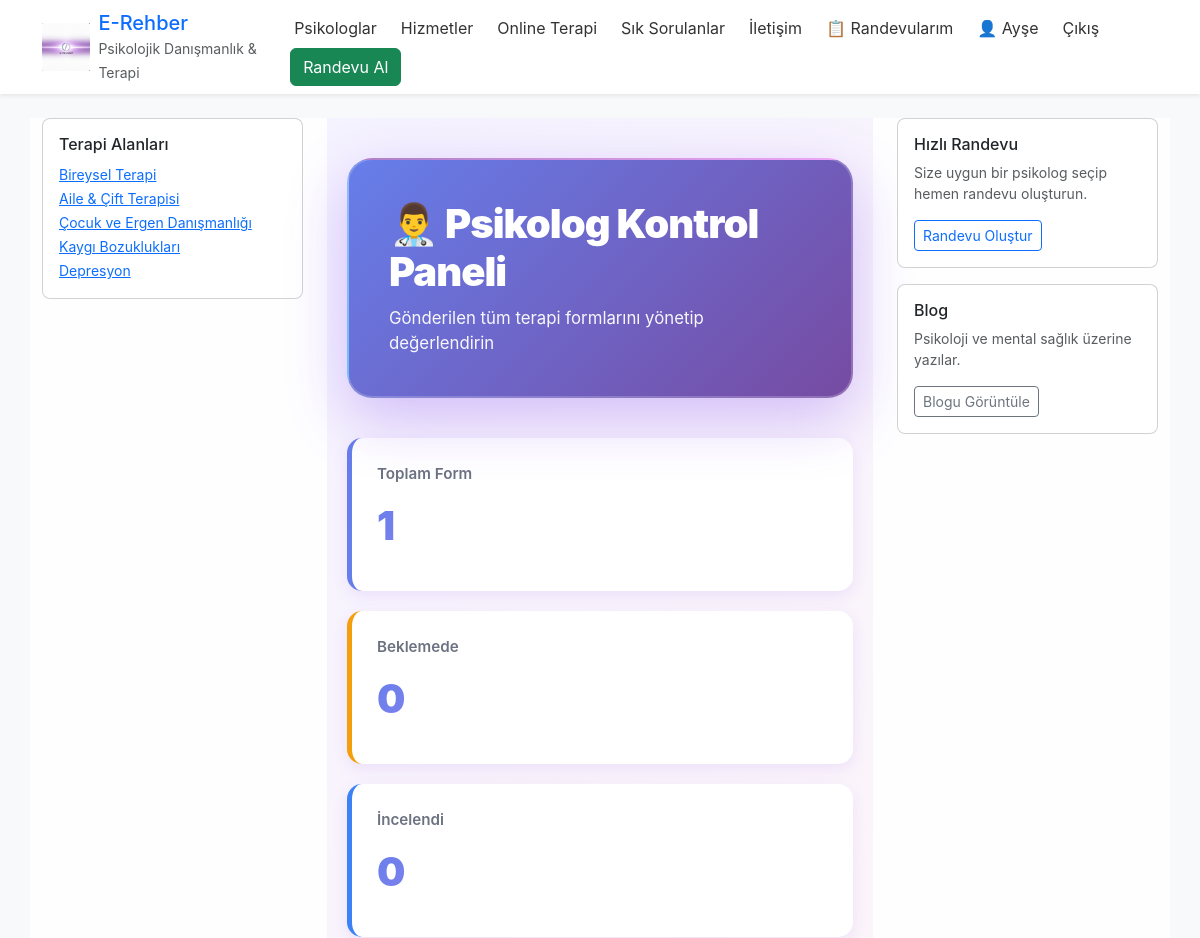
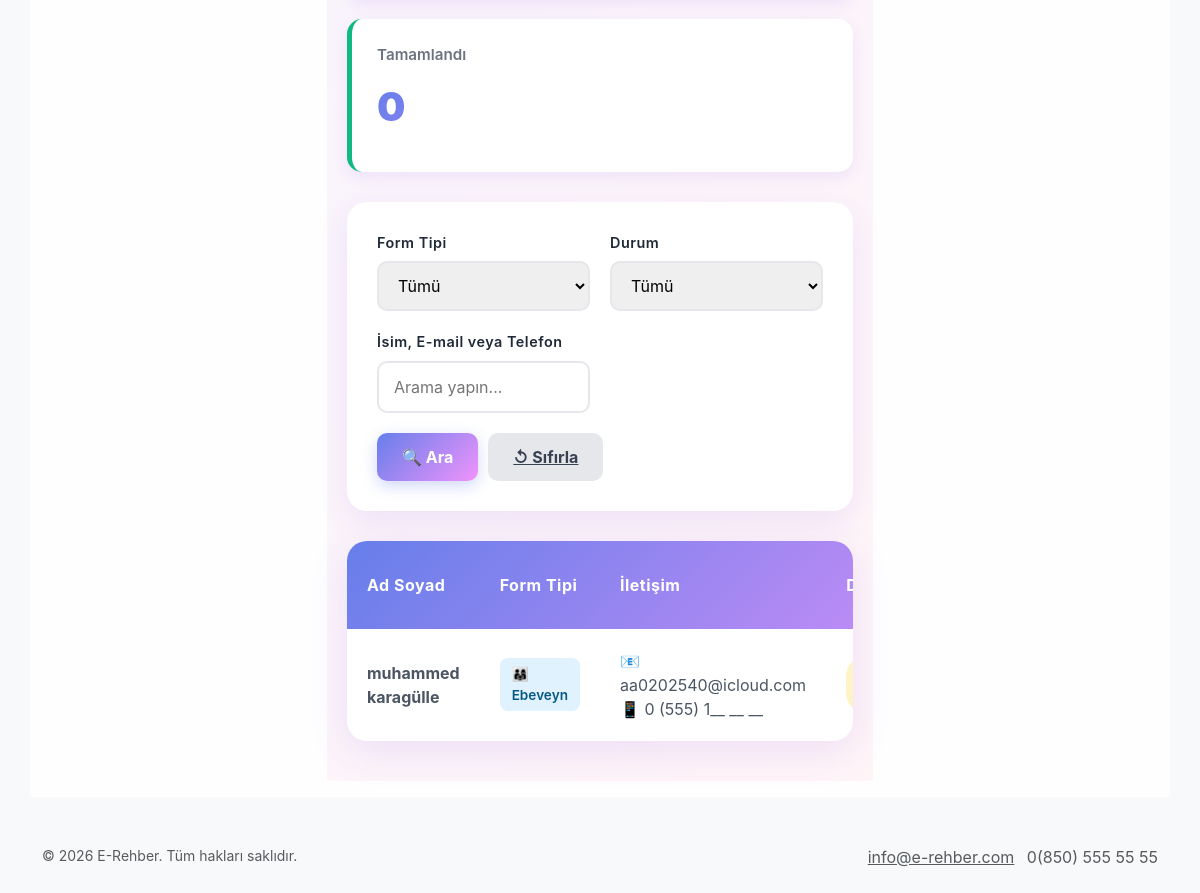
Page /online-terapi/psychologist-dashboard/ (signed in) on the committed database (2 pictures, top to bottom).
### onlineTerapi/models.py (models this page shows, shortened)
class TherapyForm(models.Model):
    FORM_TYPE_CHOICES = [
        ('child', 'Çocuk'),
        ('parent', 'Ebeveyn'),
    ]
    form_type = models.CharField(max_length=10, choices=FORM_TYPE_CHOICES)
    name = models.CharField(max_length=100, verbose_name="Ad Soyad")
    age = models.IntegerField(verbose_name="Yaş")
    email = models.EmailField(verbose_name="E-mail")
    phone = models.CharField(max_length=20, verbose_name="Telefon")
    question1 = models.IntegerField(choices=[(i, str(i)) for i in range(1, 6)], default=1, verbose_name="Soru 1")
    question2 = models.IntegerField(choices=[(i, str(i)) for i in range(1, 6)], default=1, verbose_name="Soru 2")
    question3 = models.IntegerField(choices=[(i, str(i)) for i in range(1, 6)], default=1, verbose_name="Soru 3")
    question4 = models.IntegerField(choices=[(i, str(i)) for i in range(1, 6)], default=1, verbose_name="Soru 4")
    question5 = models.IntegerField(choices=[(i, str(i)) for i in range(1, 6)], default=1, verbose_name="Soru 5")
    question6 = models.IntegerField(choices=[(i, str(i)) for i in range(1, 6)], default=1, verbose_name="Soru 6")
    question7 = models.IntegerField(choices=[(i, str(i)) for i in range(1, 6)], default=1, verbose_name="Soru 7")
    question8 = models.IntegerField(choices=[(i, str(i)) for i in range(1, 6)], default=1, verbose_name="Soru 8")
    question9 = models.IntegerField(choices=[(i, str(i)) for i in range(1, 6)], default=1, verbose_name="Soru 9")
    question10 = models.IntegerField(choices=[(i, str(i)) for i in range(1, 6)], default=1, verbose_name="Soru 10")
    question11 = models.IntegerField(choices=[(i, str(i)) for i in range(1, 6)], default=1, verbose_name="Soru 11")
    question12 = models.IntegerField(choices=[(i, str(i)) for i in range(1, 6)], default=1, verbose_name="Soru 12")
    question13 = models.IntegerField(choices=[(i, str(i)) for i in range(1, 6)], default=1, verbose_name="Soru 13")
    question14 = models.IntegerField(choices=[(i, str(i)) for i in range(1, 6)], default=1, verbose_name="Soru 14")
    question15 = models.IntegerField(choices=[(i, str(i)) for i in range(1, 6)], default=1, verbose_name="Soru 15")
    notes = models.TextField(blank=True, verbose_name="Ek Notlar")
    created_at = models.DateTimeField(auto_now_add=True)
    status = models.CharField(max_length=20, choices=[('pending', 'Beklemede'), ('reviewed', 'İncelendi'), ('completed', 'Tamamlandı')], default='pending')
    class Meta:
        verbose_name = "Terapi Formu"
        verbose_name_plural = "Terapi Formları"
        ordering = ['-created_at']

### onlineTerapi/views.py (the view)
# urls.py: path('psychologist-dashboard/', views.psychologist_dashboard, name='psychologist_dashboard'),
@login_required
def psychologist_dashboard(request):
    form_type_filter = request.GET.get('form_type', '')
    status_filter = request.GET.get('status', '')
    search_query = request.GET.get('search', '')
    forms = TherapyForm.objects.all()
    if form_type_filter:
        forms = forms.filter(form_type=form_type_filter)
    if status_filter:
        forms = forms.filter(status=status_filter)
    if search_query:
        forms = forms.filter(Q(name__icontains=search_query) | Q(email__icontains=search_query) | Q(phone__icontains=search_query))
    context = {
        'forms': forms,
        'form_type_filter': form_type_filter,
        'status_filter': status_filter,
        'search_query': search_query,
    }
    return render(request, 'online_therapy/psychologist_dashboard.html', context)

### onlineTerapi/templates/online_therapy/psychologist_dashboard.html (shortened to what this page needs)
{% extends "Base.html" %}
{% block content %}
<div class="dashboard-container">
    <div class="dashboard-header">
        <h1>👨‍⚕️ Psikolog Kontrol Paneli</h1>
        <p>Gönderilen tüm terapi formlarını yönetip değerlendirin</p>
    </div>
    {% with total=forms.count pending=forms|dictsort:"status"|slice:"0:1" reviewed=forms.filter|dictsort:"status"|slice:"1:2" completed=forms.filter|dictsort:"status"|slice:"2:3" %}
    <div class="stats-grid">
        <div class="stat-card total">
            <div class="stat-label">Toplam Form</div>
            <div class="stat-number">{{ total }}</div>
        </div>
        <div class="stat-card pending">
            <div class="stat-label">Beklemede</div>
            <div class="stat-number">{{ forms|dictsort:"status=pending"|length }}</div>
        </div>
        <div class="stat-card reviewed">
            <div class="stat-label">İncelendi</div>
            <div class="stat-number">{{ forms|dictsort:"status=reviewed"|length }}</div>
        </div>
        <div class="stat-card completed">
            <div class="stat-label">Tamamlandı</div>
            <div class="stat-number">{{ forms|dictsort:"status=completed"|length }}</div>
        </div>
    </div>
    {% endwith %}
    <div class="filters-section">
        <form method="get" class="filters-form">
            <div class="filters-row">
                <div class="filter-group">
                    <label for="form_type">Form Tipi</label>
                    <select name="form_type" id="form_type">
                        <option value="">Tümü</option>
                    </select>
                </div>
                <div class="filter-group">
                    <label for="status">Durum</label>
                    <select name="status" id="status">
                        <option value="">Tümü</option>
                    </select>
                </div>
                <div class="filter-group">
                    <label for="search">İsim, E-mail veya Telefon</label>
                    <input type="text" name="search" id="search" placeholder="Arama yapın..." value="{{ search_query }}">
                </div>
            </div>
            <div class="filter-buttons">
                <button type="submit" class="btn-search">🔍 Ara</button>
                <a href="{% url 'online_therapy:psychologist_dashboard' %}" class="btn-reset">↺ Sıfırla</a>
            </div>
        </form>
    </div>
    {% if forms %}
    <div class="forms-table">
        <div class="table-wrapper">
            <table>
                <thead>
                    <tr>
                        <th>Ad Soyad</th>
                        <th>Form Tipi</th>
                        <th>İletişim</th>
                        <th>Durum</th>
                    </tr>
                </thead>
                <tbody>
                    {% for form in forms %}
                    <tr>
                        <td><strong>{{ form.name }}</strong></td>
                        <td>
                            <span class="form-type-badge form-type-{% if form.form_type == 'child' %}child{% else %}parent{% endif %}">
                                {% if form.form_type == 'child' %}👧 Çocuk{% else %}👨‍👩‍👧 Ebeveyn{% endif %}
                            </span>
                        </td>
                        <td>
                            <div>📧 {{ form.email }}</div>
                            <div>📱 {{ form.phone }}</div>
                        </td>
                        <td>
                            <span class="status-badge status-{{ form.status }}">
                            </span>
                        </td>
                    </tr>
                    {% endfor %}
                </tbody>
            </table>
        </div>
    </div>
    {% else %}
    <div class="empty-state">
        <div class="empty-state-icon">📋</div>
        <h3>Form Bulunamadı</h3>
        <p>Belirtilen kriterlere uygun form bulunamadı.</p>
    </div>
    {% endif %}
</div>
{% endblock %}

### Psyora/templates/Base.html (shortened to what this page needs)
<!doctype html>
<html lang="tr">
<head>
	{% load static %}
	<link href="https://cdn.jsdelivr.net/npm/bootstrap@5.3.3/dist/css/bootstrap.min.css" rel="stylesheet">
	<link href="{% static 'css/base.css' %}" rel="stylesheet">
</head>
<body class="{% block body_class %}{% endblock %} d-flex flex-column min-vh-100">
	<header class="bg-white shadow-sm">
		<div class="container d-flex align-items-center justify-content-between py-2">
			<a class="d-flex align-items-center text-decoration-none" href="/">
				<img src="{% static 'images/WhatsApp Görsel 2025-11-28 saat 21.29.51_526577d2.jpg' %}" alt="Logo" class="site-logo me-2">
				<div>
					<span class="h5 mb-0">E-Rehber</span><br>
					<small class="text-muted">Psikolojik Danışmanlık & Terapi</small>
				</div>
			</a>
			<nav>
				{% block navbar %}
				<ul class="nav">
					<li class="nav-item"><a class="nav-link" href="{% url 'psikologlar' %}">Psikologlar</a></li>
					<li class="nav-item"><a class="nav-link" href="{% url 'hizmetler' %}">Hizmetler</a></li>
					<li class="nav-item"><a class="nav-link" href="{% url 'online_therapy:form' %}">Online Terapi</a></li>
					<li class="nav-item"><a class="nav-link" href="{% url 'sss' %}">Sık Sorulanlar</a></li>
					<li class="nav-item"><a class="nav-link" href="{% url 'iletisim' %}">İletişim</a></li>
					{% if user.is_authenticated %}
						{% if user.is_authenticated and user.psychologist_profile %}
							<li class="nav-item"><a class="nav-link" href="{% url 'psikolog_panel' %}">📋 Randevularım</a></li>
						{% endif %}
						<li class="nav-item">
							<a class="nav-link" href="{% url 'profil' %}">👤 {{ user.first_name|default:user.username }}</a>
						</li>
						<li class="nav-item"><a class="nav-link" href="{% url 'logout' %}">Çıkış</a></li>
					{% else %}
						<li class="nav-item"><a class="nav-link" href="{% url 'login' %}">Giriş Yap</a></li>
						<li class="nav-item"><a class="nav-link" href="{% url 'kayit_ol' %}">Kayıt Ol</a></li>
					{% endif %}
					<li class="nav-item"><a class="btn btn-success ms-2" href="{% url 'randevu_al' %}">Randevu Al</a></li>
				</ul>
				{% endblock %}
			</nav>
		</div>
	</header>
	<main class="container my-4 flex-grow-1">
		<div class="row">
			<aside class="col-12 col-md-3 mb-3">
				{% block left_column %}
				<div class="card">
					<div class="card-body">
						<h6 class="card-title">Terapi Alanları</h6>
						<ul class="list-unstyled mb-0">
							<li><a href="{% url 'hizmetler' %}" class="small">Bireysel Terapi</a></li>
							<li><a href="{% url 'hizmetler' %}" class="small">Aile & Çift Terapisi</a></li>
							<li><a href="{% url 'hizmetler' %}" class="small">Çocuk ve Ergen Danışmanlığı</a></li>
							<li><a href="{% url 'hizmetler' %}" class="small">Kaygı Bozuklukları</a></li>
							<li><a href="{% url 'hizmetler' %}" class="small">Depresyon</a></li>
						</ul>
					</div>
				</div>
				{% endblock %}
			</aside>
			<section class="col-12 col-md-6 mb-3">
				{% block content %}{% endblock %}
			</section>
			<aside class="col-12 col-md-3 mb-3">
				{% block right_column %}
				<div class="card">
					<div class="card-body">
						<h6 class="card-title">Hızlı Randevu</h6>
						<p class="small text-muted">Size uygun bir psikolog seçip hemen randevu oluşturun.</p>
						<a class="btn btn-outline-primary btn-sm" href="{% url 'randevu_al' %}">Randevu Oluştur</a>
					</div>
				</div>
				<div class="card mt-3">
					<div class="card-body">
						<h6 class="card-title">Blog</h6>
						<p class="small text-muted">Psikoloji ve mental sağlık üzerine yazılar.</p>
						<a class="btn btn-outline-secondary btn-sm" href="{% url 'blog' %}">Blogu Görüntüle</a>
					</div>
				</div>
				{% endblock %}
			</aside>
		</div>
	</main>
	<footer class="bg-light py-4 mt-auto">
		<div class="container d-flex justify-content-between">
			{% block footer %}
			<small class="text-muted">© {% now "Y" %} E-Rehber. Tüm hakları saklıdır.</small>
			<div>
				<a href="{% url 'iletisim' %}" class="me-2 text-muted">info@e-rehber.com</a>
				<span class="text-muted">0(850) 555 55 55</span>
			</div>
			{% endblock %}
		</div>
	</footer>
</body>
</html>

### Psyora/static/css/Base.css (style rules this page uses)
body { background-color: #f8f9fa; color: #222; font-family: Inter, system-ui, -apple-system, "Segoe UI", Roboto, "Helvetica Neue", Arial; position: relative; }
main.container, .card { background-color: rgba(255,255,255,0.92); }
.site-logo { height: 48px; width: auto; }
header .nav .nav-link { color: #333; padding: .5rem 0.75rem; }
header .btn-success { background-color: #198754; border-color: #198754; }
.card { border-radius: 8px; }

### onlineTerapi/templates/online_therapy/psychologist_dashboard.html (style rules this page uses)
.dashboard-container { background: linear-gradient(135deg, #f5f3ff 0%, #fff5f7 100%); min-height: 100vh; padding: 40px 20px; }
.dashboard-header { background: linear-gradient(135deg, #667eea 0%, #764ba2 25%, #f093fb 50%, #4facfe 75%, #00f2fe 100%); background-size: 400% 400%; animation: gradientShift 15s ease infinite; color: white; padding: 40px; border-radius: 25px; margin-bottom: 40px; box-shadow: 0 20px 60px rgba(124, 58, 237, 0.3); backdrop-filter: blur(10px); border: 2px solid rgba(255, 255, 255, 0.2); }
.dashboard-header h1 { font-size: 2.5rem; margin: 0; font-weight: 900; letter-spacing: -1px; }
.dashboard-header p { margin: 10px 0 0 0; opacity: 0.95; font-size: 1.05rem; }
.filters-section { background: white; padding: 30px; border-radius: 20px; margin-bottom: 30px; box-shadow: 0 10px 30px rgba(124, 58, 237, 0.1); }
.filters-row { display: grid; grid-template-columns: repeat(auto-fit, minmax(200px, 1fr)); gap: 20px; margin-bottom: 20px; }
.filter-group { display: flex; flex-direction: column; }
.filter-group label { font-weight: 600; color: #1f2937; margin-bottom: 8px; font-size: 0.9rem; letter-spacing: 0.5px; }
.filter-group select, .filter-group input { padding: 12px 15px; border: 2px solid #e5e7eb; border-radius: 10px; font-size: 1rem; transition: all 0.3s ease; font-family: inherit; }
.filter-buttons { display: flex; gap: 10px; }
.btn-search { background: linear-gradient(135deg, #667eea, #f093fb); color: white; padding: 12px 25px; border: none; border-radius: 10px; font-weight: 700; cursor: pointer; transition: all 0.3s ease; box-shadow: 0 5px 15px rgba(102, 126, 234, 0.3); }
.btn-reset { background: #e5e7eb; color: #374151; padding: 12px 25px; border: none; border-radius: 10px; font-weight: 700; cursor: pointer; transition: all 0.3s ease; }
.forms-table { background: white; border-radius: 20px; overflow: hidden; box-shadow: 0 10px 40px rgba(124, 58, 237, 0.12); }
.table-wrapper { overflow-x: auto; }
table { width: 100%; border-collapse: collapse; }
thead { background: linear-gradient(135deg, #667eea 0%, #f093fb 100%); color: white; font-weight: 700; }
th { padding: 20px; text-align: left; letter-spacing: 0.5px; }
tbody tr { border-bottom: 1px solid #f0f0f0; transition: all 0.3s ease; }
tbody tr:last-child { border-bottom: none; }
td { padding: 20px; color: #4b5563; }
.status-badge { display: inline-block; padding: 8px 16px; border-radius: 20px; font-weight: 600; font-size: 0.85rem; letter-spacing: 0.5px; }
.status-pending { background: #fef3c7; color: #b45309; }
.form-type-badge { display: inline-block; padding: 6px 12px; border-radius: 8px; font-weight: 600; font-size: 0.85rem; }
.form-type-parent { background: #e0f2fe; color: #075985; }
.stats-grid { display: grid; grid-template-columns: repeat(auto-fit, minmax(250px, 1fr)); gap: 20px; margin-bottom: 30px; }
.stat-card { background: white; padding: 25px; border-radius: 15px; box-shadow: 0 5px 15px rgba(124, 58, 237, 0.1); border-left: 5px solid; transition: all 0.3s ease; }
.stat-card.pending { border-left-color: #f59e0b; }
.stat-card.reviewed { border-left-color: #3b82f6; }
.stat-card.completed { border-left-color: #10b981; }
.stat-card.total { border-left-color: #667eea; }
.stat-number { font-size: 2.5rem; font-weight: 900; background: linear-gradient(135deg, #667eea, #f093fb); -webkit-background-clip: text; -webkit-text-fill-color: transparent; background-clip: text; margin: 10px 0; }
.stat-label { color: #6b7280; font-weight: 600; font-size: 0.95rem; }

### rows in the picture
TherapyForm: name "muhammed karagülle", form_type "👨‍👩‍👧 Ebeveyn", email "aa0202540@icloud.com", phone "0 (555) 1__ __ __"

### other values in the picture
{{ user.first_name|default:user.username }} "Ayşe"
{{ total }} "1"
